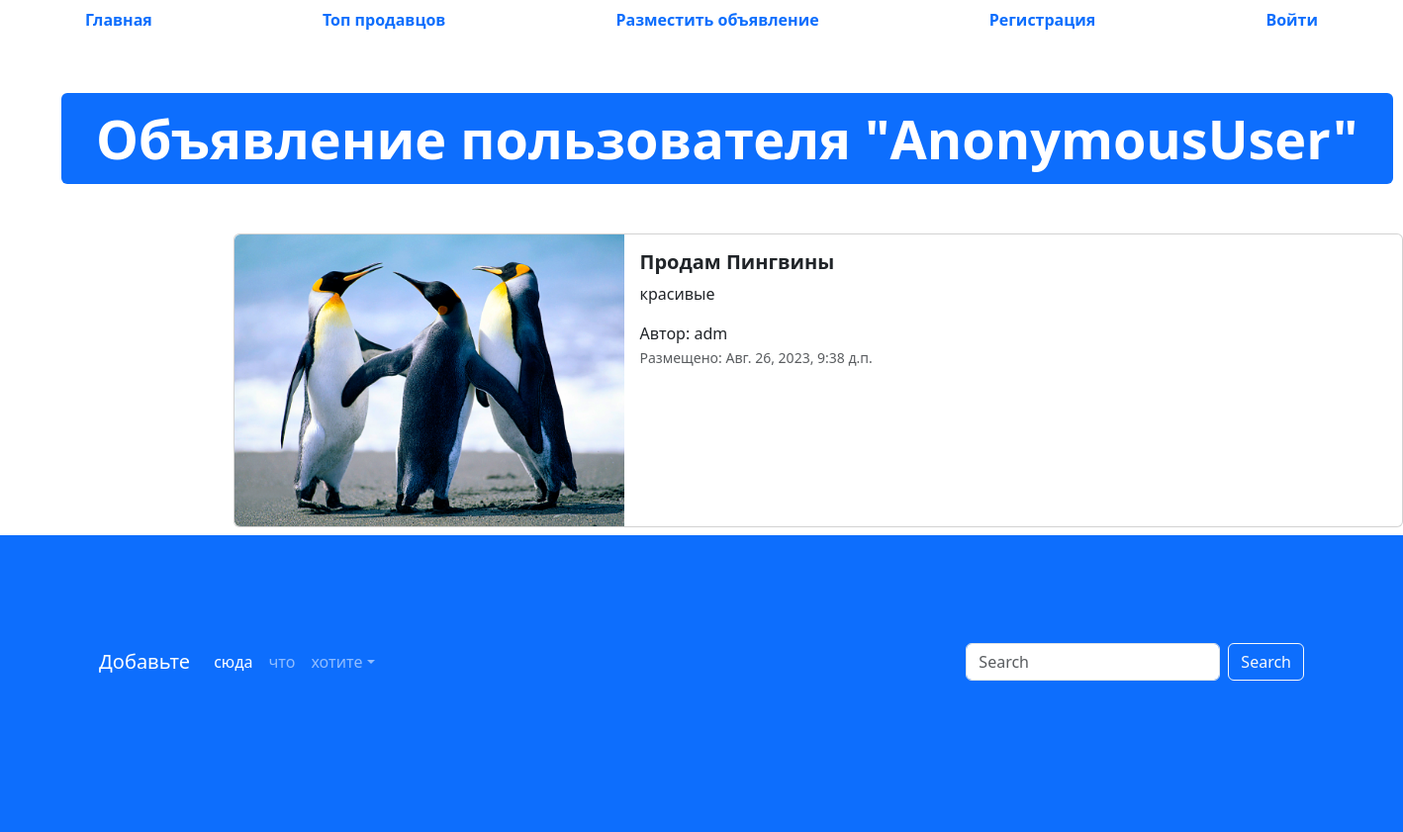
/advertisement/8, run on the app's committed database.
### app_advertisement/models.py (models this page shows, shortened)
class Advertisement(models.Model):
    title = models.CharField(
        max_length=80,
        verbose_name="Название"
    )
    description = models.TextField(
        verbose_name="Описание"
    )
    price = models.DecimalField(
        max_digits=10,
        decimal_places=2,
        verbose_name="Цена"
    )
    auction = models.BooleanField(
        verbose_name="Торг",
        default=False
    )
    created_at = models.DateTimeField(
        auto_now_add=True,
        verbose_name="Дата публикации"
    )
    updated_at = models.DateTimeField(
        auto_now=True,
        verbose_name="Дата редактирования"
    )
    user = models.ForeignKey(
        User,
        verbose_name="Пользователь",
        on_delete=models.CASCADE
    )
    image = models.ImageField(
        verbose_name="Изображение",
        upload_to="advertisements/",
        null = True,
        blank = True
    )
    class Meta:
        db_table = "advertisement"

### app_advertisement/views.py (the view)
# urls.py: path("advertisement/<int:pk>", advertisement_view, name="advert"),
def advertisement_view(request, pk):
    advertisement = Advertisement.objects.get(pk=pk)
    context = {
        "adv": advertisement,
    }
    return render(request, "app_advertisement/advertisement.html", context)

### templates/app_advertisement/advertisement.html (shortened to what this page needs)
{% extends 'base.html' %}
{% load static %}
{% block content%}
<ul class="nav nav-pills sticky-top bg-white nav-fill">
  <li class="nav-item">
    <a class="nav-link" aria-current="page" href="{% url 'main-page' %}">
      <span style="font-weight: bold;">Главная</span>
    </a>
  </li>
  <li class="nav-item">
    <a class="nav-link" href="{% url 'top-sellers' %}"><span style="font-weight: bold;">Топ продавцов</span>
    </a>
  </li>
  <li class="nav-item">
    <a class="nav-link" href="{% url 'adv-post' %}">
      <span style="font-weight: bold;">Разместить объявление</span>
    </a>
  </li>
  {% if user.is_authenticated %}
  <li class="nav-item">
    <a class="nav-link" href="{% url 'profile' %}">
      <span style="font-weight: bold;">Профиль</span>
    </a>
  </li>
  <li class="nav-item">
    <a class="nav-link" href="{% url 'logout' %}">
      <span style="font-weight: bold;">Выйти</span>
    </a>
  </li>
  {% else %}
  <li class="nav-item">
    <a class="nav-link" href="{% url 'register' %}">
      <span style="font-weight: bold;">Регистрация</span>
    </a>
  </li>
  <li class="nav-item">
    <a class="nav-link" href="{% url 'login' %}">
      <span style="font-weight: bold;">Войти</span>
    </a>
  </li>
  {% endif %}
</ul>
  <div class="container" style="margin: 50px;">
    <div class="display-2">
      <span class="badge bg-primary">Объявление пользователя "{{ user }}"</span>
    </div>
  </div>
  <div class="col offset-2">
    <div class="card mb-2" style="max-width: 1200px; margin-top: 20px;">
      <div class="row g-0">
        <div class="col-md-4">
          <a href="#" class="nav-link">
            <img src="{% if adv.image %} {{ adv.image }} {% else %} {% static 'img/adv.png' %} {% endif %}" class="img-fluid rounded-start" alt="Card title">
          </a>
        </div>
        <div class="col">
          <div class="card-body">
            <h5 class="card-title">
              <a href="#" class="nav-link"><strong>Продам {{ adv.title }}</strong></a>
            </h5>
            <p class="card-text">
              {{ adv.description }}
            </p>
            <span>Автор: {{ adv.user }}</span>
            <p class="card-text"><small class="text-muted">Размещено: {{ adv.created_at }}</small></p>
          </div>
        </div>
      </div>
    </div>
  </div>
  <footer style="padding: 100px; min-height: 300px;" class="bg-primary">
    <nav class="navbar navbar-expand-sm navbar-dark">
      <a class="navbar-brand" href="#">Добавьте</a>
      <div class="collapse navbar-collapse" id="collapsibleNavId">
        <ul class="navbar-nav me-auto mt-2 mt-lg-0">
          <li class="nav-item">
            <a class="nav-link active" href="#" aria-current="page">сюда</a>
          </li>
          <li class="nav-item">
            <a class="nav-link" href="#">что</a>
          </li>
          <li class="nav-item dropdown">
            <a class="nav-link dropdown-toggle" href="#" id="dropdownId" data-bs-toggle="dropdown" aria-haspopup="true"
              aria-expanded="false">хотите</a>
          </li>
        </ul>
        <form class="d-flex my-2 my-lg-0">
          <input class="form-control me-sm-2" type="text" placeholder="Search">
          <button class="btn btn-outline-light my-2 my-sm-0" type="submit">Search</button>
        </form>
      </div>
    </nav>
  </footer>
{% endblock %}

### data on the page
Advertisement: image (picture), title "Пингвины", description "красивые", user "adm", created_at "Авг. 26, 2023, 9:38 д.п."

### other printed values
{{ user }} "AnonymousUser"
